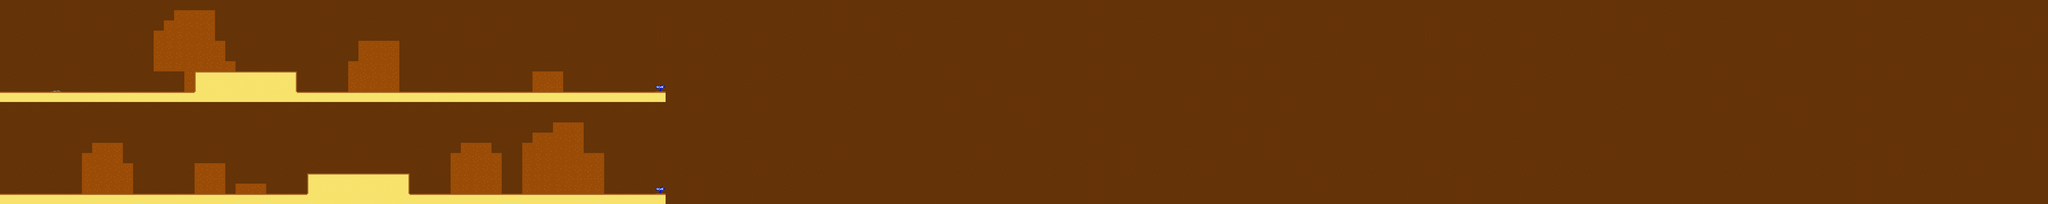

Tiled map render using the project's own tile images. Description and the map definition, with tile-layer contents summarised, below:
An orthogonal 200x20 tile map with 64x64 px tiles, 2 tile layers (Background, Kachelebene 1) and 6 objects (goal).

<map version="1.0" tiledversion="1.1.0" orientation="orthogonal" renderorder="right-down" width="200" height="20" tilewidth="64" tileheight="64" infinite="0" nextobjectid="18">
 <tileset firstgid="1" source="level.tsx" />
 <layer name="Background" width="200" height="20">
  <data>[4000 cells, 4000 non-empty, 18 distinct tile ids]</data>
 </layer>
 <layer name="Kachelebene 1" width="200" height="20">
  <data>[4000 cells, 173 non-empty, 8 distinct tile ids]</data>
 </layer>
 <objectgroup name="Collision">
  <object id="8" x="0" y="576" width="4160" height="64" />
  <object id="11" x="4" y="1220" width="4160" height="64" />
  <object id="12" x="1920" y="1088" width="640" height="128" />
  <object id="13" name="goal" x="4096" y="0" width="64" height="1280" />
  <object id="15" x="2880" y="0" width="1280" height="64" />
  <object id="17" x="1216" y="448" width="640" height="128" />
 </objectgroup>
</map>
